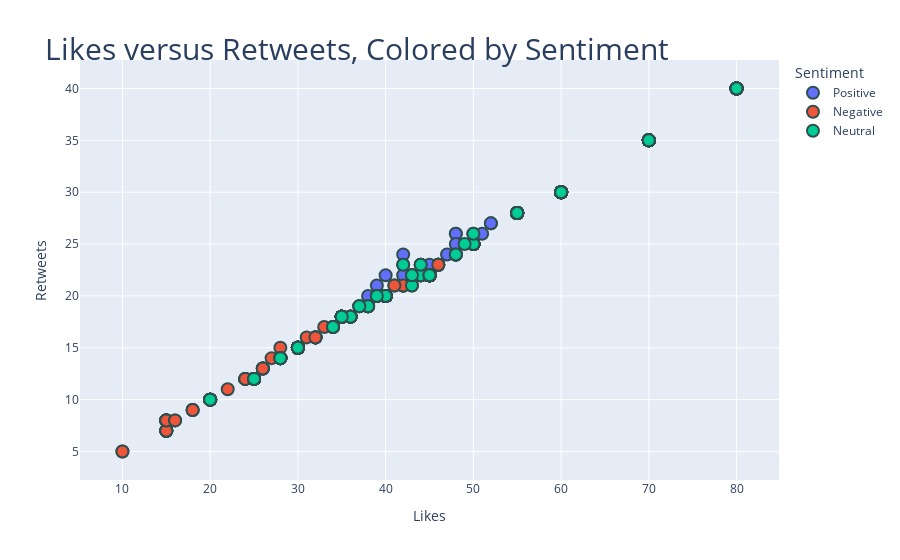

Notebook code cell kept with this figure:
### Markdown cell above
#### Preliminary Plots

### Code cell
fig = px.scatter(sentiment,x="Likes", y="Retweets", color="Sentiment")

fig.update_layout(
    title=dict(text="Likes versus Retweets, Colored by Sentiment", font=dict(size=30), automargin=True, yref='paper')
)

fig.update_traces(marker=dict(size=12,
                              line=dict(width=2,
                                        color='DarkSlateGrey')),
                  selector=dict(mode='markers'))
#Notice the upward trend!

### Figure 1 — Plotly figure (JSON) as saved in the notebook; plotly's stock layout.template omitted (floating-point values rounded to 4 significant figures; data arrays with more than 128 entries replaced by an {"elided": "..."} marker saying what was removed)
{"data": [{"hovertemplate": "Sentiment=Positive<br>Likes=%{x}<br>Retweets=%{y}<extra></extra>", "legendgroup": "Positive", "marker": {"color": "#636efa", "line": {"color": "DarkSlateGrey", "width": 2}, "size": 12, "symbol": "circle"}, "mode": "markers", "name": "Positive", "orientation": "v", "showlegend": true, "type": "scatter", "x": {"elided": "477 float values"}, "xaxis": "x", "y": {"elided": "477 float values"}, "yaxis": "y"}, {"hovertemplate": "Sentiment=Negative<br>Likes=%{x}<br>Retweets=%{y}<extra></extra>", "legendgroup": "Negative", "marker": {"color": "#EF553B", "line": {"color": "DarkSlateGrey", "width": 2}, "size": 12, "symbol": "circle"}, "mode": "markers", "name": "Negative", "orientation": "v", "showlegend": true, "type": "scatter", "x": {"elided": "201 float values"}, "xaxis": "x", "y": {"elided": "201 float values"}, "yaxis": "y"}, {"hovertemplate": "Sentiment=Neutral<br>Likes=%{x}<br>Retweets=%{y}<extra></extra>", "legendgroup": "Neutral", "marker": {"color": "#00cc96", "line": {"color": "DarkSlateGrey", "width": 2}, "size": 12, "symbol": "circle"}, "mode": "markers", "name": "Neutral", "orientation": "v", "showlegend": true, "type": "scatter", "x": [25.0, 35.0, 30.0, 50.0, 50.0, 50.0, 60.0, 30.0, 20.0, 25.0, 40.0, 30.0, 25.0, 45.0, 28.0, 30.0, 28.0, 30.0, 45.0, 28.0, 30.0, 44.0, 34.0, 28.0, 35.0, 55.0, 35.0, 35.0, 35.0, 45.0, 80.0, 60.0, 55.0, 70.0, 40.0, 60.0, 45.0, 60.0, 60.0, 35.0, 42.0, 50.0, 38.0, 43.0, 36.0, 45.0, 48.0, 40.0, 49.0, 37.0, 44.0, 39.0, 35.0, 43.0], "xaxis": "x", "y": [12.0, 18.0, 15.0, 25.0, 25.0, 25.0, 30.0, 15.0, 10.0, 12.0, 20.0, 15.0, 12.0, 22.0, 14.0, 15.0, 14.0, 15.0, 22.0, 14.0, 15.0, 22.0, 17.0, 14.0, 18.0, 28.0, 18.0, 18.0, 18.0, 22.0, 40.0, 30.0, 28.0, 35.0, 20.0, 30.0, 22.0, 30.0, 30.0, 18.0, 23.0, 26.0, 19.0, 21.0, 18.0, 22.0, 24.0, 20.0, 25.0, 19.0, 23.0, 20.0, 18.0, 22.0], "yaxis": "y"}], "layout": {"legend": {"title": {"text": "Sentiment"}, "tracegroupgap": 0}, "margin": {"t": 60}, "title": {"automargin": true, "font": {"size": 30}, "text": "Likes versus Retweets, Colored by Sentiment", "yref": "paper"}, "xaxis": {"anchor": "y", "domain": [0, 1], "title": {"text": "Likes"}}, "yaxis": {"anchor": "x", "domain": [0, 1], "title": {"text": "Retweets"}}}}
